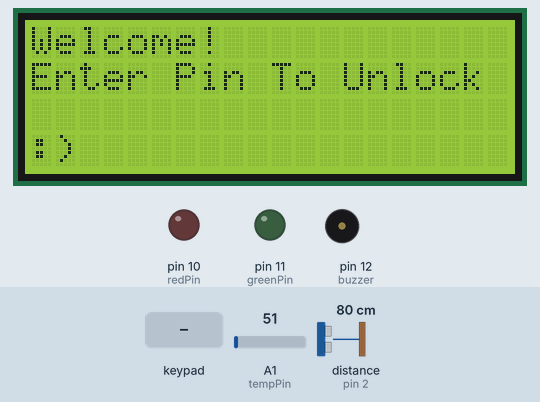
A sketch run on a simulated Arduino Uno, built with avr-gcc and run on an emulated ATmega328P. On the bench: 20×4 character LCD, output pins drawn as LEDs (lit = HIGH), buzzer (waves = sounding, pin HIGH). The inputs (shaded band) are chosen by the test bench; at power-on: A1 (tempPin) = 51, distance to the obstacle (sensor on pin 2) 80 cm. The echo pulse lasts 58.3 µs per cm; pins used as bus, display or sensor lines are not drawn; what the sketch prints to the serial monitor is not drawn.

Above: at 0.2 s.
4.4 s: keypad keys 1 0 1 9 # pressed 0.4 s apart
At 6.3 s:
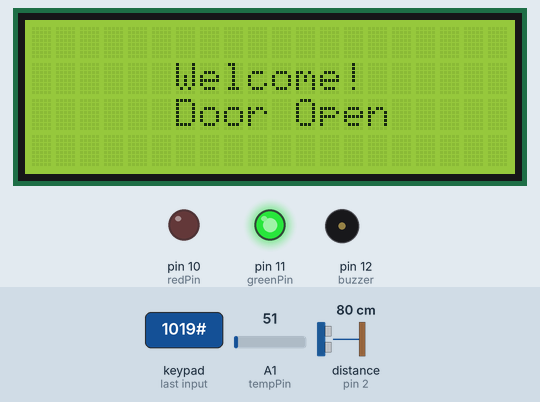
9.2 s: key '*' pressed
At 9.6 s:
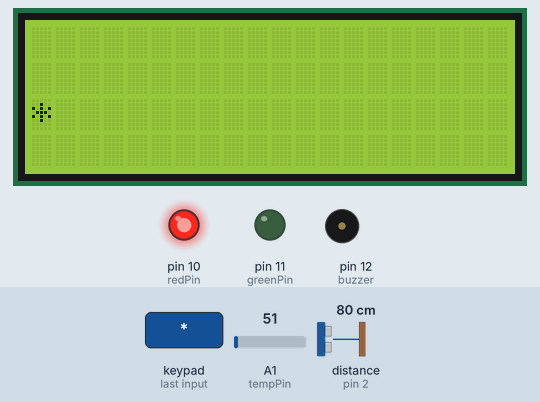
11.8 s: keypad keys 1 0 1 9 * pressed 0.4 s apart
At 14.9 s:
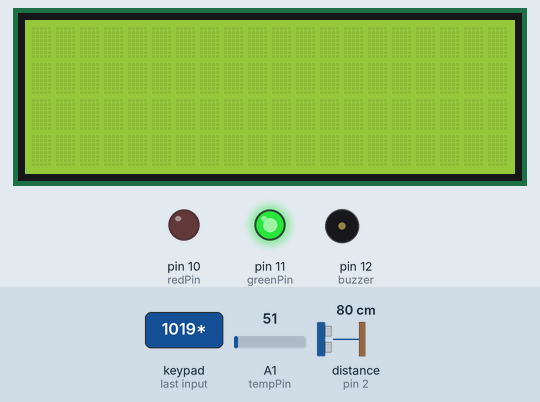
16.6 s: key '2' pressed
At 18.1 s:
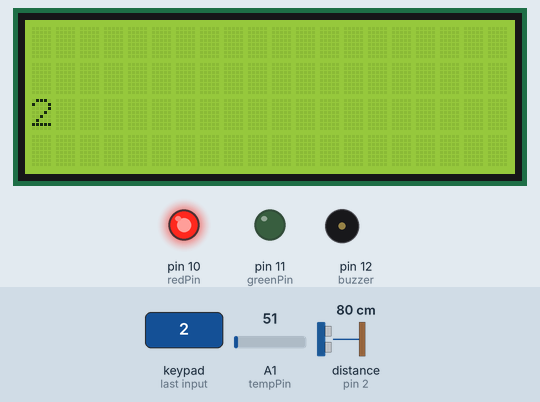
Timing chart, 0 to 19.1 s (numbered marks = the images above; inputs shaded):
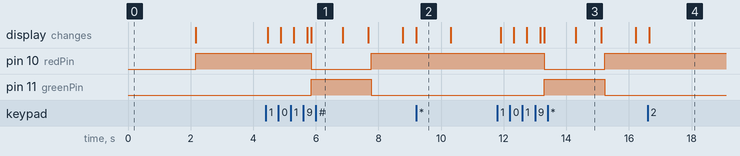

The sketch:

ARDUINO.ino
```cpp
#include<Keypad.h>
#include <Wire.h>
#include <LiquidCrystal_I2C.h>

LiquidCrystal_I2C lcd(0x3F,20,4);

char keys[4][3]={
 {'1','2','3'},
 {'4','5','6'},
 {'7','8','9'},
 {'*','0','#'}};

byte rowPin[4]={6,7,8,9};
byte colPin[3]={3,4,5};

String password = "1019";  // The Password.
int position = 0;

int wrong = 0; // Variable to calculate the wrong inputs.

int redPin = 10;
int greenPin = 11;
int buzzer = 12;

Keypad keypad=Keypad(makeKeymap(keys),rowPin,colPin,4,3);

int total = 0; // Variable to determine the number of wrong attempts.

// ------------Thermal Code--------------
int val;
int tempPin = 1;
// ------------Thermal End---------------

//------------Ultrasonic Code------------
const int echoPin = 2; // Echo Pin of Ultrasonic Sensor
const int pingPin = 3; // Trigger Pin of Ultrasonic Sensor
//------------Ultrasonic End-------------

void setup()
{

 pinMode(redPin,OUTPUT);
 pinMode(greenPin,OUTPUT);
 pinMode(buzzer, OUTPUT);

lcd.begin(); //lcd startup
lcd.begin();
lcd.backlight();
//lcd.print("     4x3 Keypad     ");
//lcd.setCursor(0,1);
//lcd.print("   Locking System   ");
//lcd.setCursor(0,2);
//lcd.print("         By:        ");
//lcd.setCursor(0,3);
lcd.print("Welcome!");
lcd.setCursor(0,1);
lcd.print("Enter Pin To Unlock :)");
lcd.setCursor(0,2);
delay(2000);
lcd.clear();
setLocked(true);
delay(20);

// ------------Thermal Code--------------
Serial.begin (9600);
// ------------Thermal End---------------

//------------Ultrasonic Code------------
pinMode(pingPin, OUTPUT); // initialising pin 3 as output
pinMode(echoPin, INPUT); // initialising pin 2 as input
//------------Ultrasonic End-------------

}

void loop()
{

// ------------Thermal Code--------------
  val = analogRead(tempPin);
  float mv = ( val / 1024.0) * 5000;
  float cel = mv / 10;
  //Serial.print ("Temp is: ");
  Serial.println (cel);
  //Serial.print (" * C");
  //Serial.println ();
  //delay(1000);
// ------------Thermal End---------------

//------------Ultrasonic Code------------
  long duration, inches, cm;

  digitalWrite(pingPin, LOW);
  delayMicroseconds(2);

  digitalWrite(pingPin, HIGH);
  delayMicroseconds(10);

  digitalWrite(pingPin, LOW);

  duration = pulseIn(echoPin, HIGH); // using pulsin function to determine total time
  inches = microsecondsToInches(duration); // calling method
  cm = microsecondsToCentimeters(duration); // calling method

  if (inches < 20) {
  float a = inches;
  //String sth = String("Someone Is Near at: ") + a + " inch";
  Serial.println(a);
  //Serial.println(" inch");
  //Serial.println();
  delay (500);
  }
  //Serial.print("in, ");
  //Serial.print(cm);
  //Serial.print("cm");
  //Serial.println();

  //delay(100);
//------------Ultrasonic End-------------


  //lcd.clear();
  //lcd.print(" Enter Unlock Pin: ");
  delay(100);

 char pressed=keypad.getKey();
 String key[4];

 if(pressed)
 {
  //lcd.clear();
  //lcd.print(" Enter Unlock Pin: ");
  lcd.setCursor(position,2);
  lcd.print(pressed);
  delay(100);
    if(pressed == '*' || pressed == '#')
      {
          position = 0;
          setLocked(true);
          lcd.clear();
      }

    else if(pressed == password[position])
      {
          key[position]=pressed;
          position++;
      }

    else if (pressed != password[position] )
      {
          wrong++;
          position ++;
      }

    if(position == 4){
          if( wrong >0)
            {
                total++;
                wrong = 0;
                position = 0;
                lcd.clear();
                lcd.setCursor(0,2);
                lcd.print("    Wrong Pass! Try Again!!     ");
                lcd.clear();
                delay(500);
                setLocked(true);
            }

          else if(position == 4 && wrong == 0)
            {
                position = 0;
                wrong = 0;
                lcd.clear();
                lcd.setCursor(0,1);
                lcd.print("      Welcome!     ");
                lcd.setCursor(5,2);
                lcd.print(" Door Open");
                setLocked(false);
                lcd.clear();
                delay(500);
            }

             if(total ==4)
            {
                total=0;
                buzzer_beep();
                delay(500);
            }

        }

   }


}


long microsecondsToInches(long microseconds) // method to covert microsec to inches
{
 return microseconds / 74 / 2;
}
long microsecondsToCentimeters(long microseconds) // method to covert microsec to centimeters
{
   return microseconds / 29 / 2;
}


void setLocked(int locked)
  {
    if (locked)
      {
          digitalWrite(redPin, HIGH);
          digitalWrite(greenPin, LOW);
          delay(1000);
      }
    else
      {
          digitalWrite(redPin, LOW);
          digitalWrite(greenPin, HIGH);
          delay(1000);
      }
  }
void buzzer_beep()
{
   lcd.clear();
   lcd.setCursor(0,1);
   lcd.print("    WARNING  !!!!   ");
   lcd.setCursor(0,2);
   lcd.print("   Access Denied");
    while(1)
   {
   digitalWrite(buzzer,HIGH);
   delay(1000);
   digitalWrite(buzzer,LOW);
   delay(1000);
   }
}
```

Measured:
- after the input at 4.4 s, pin 10 (redPin): HIGH → LOW after 1.5 s, → HIGH 1.9 s later; pin 11 (greenPin): LOW → HIGH after 1.5 s, → LOW 1.9 s later; the display: first changes after 0.06 s (image 1 shows a later state)
- after the input at 9.2 s, the display: changes at once (image 2)
- after the input at 11.8 s, pin 10 (redPin): HIGH → LOW after 1.5 s, → HIGH 1.9 s later; pin 11 (greenPin): LOW → HIGH after 1.5 s, → LOW 1.9 s later; the display: first changes after 0.10 s (image 3 shows a later state)
- after the input at 16.6 s, the display: changes after 0.05 s (image 4)
